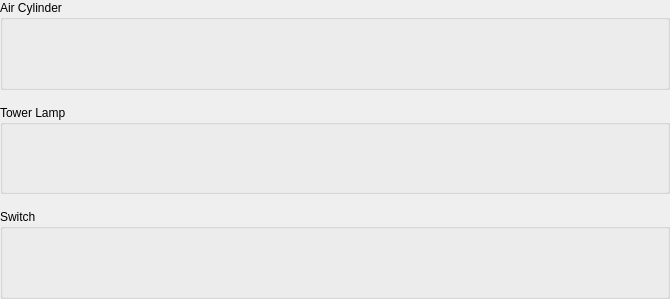
                               <widget class="QWidget" name="scrollAreaWidgetContents_3">
                                <property name="geometry">
                                 <rect>
                                  <x>0</x>
                                  <y>0</y>
                                  <width>670</width>
                                  <height>299</height>
                                 </rect>
                                </property>
                                <layout class="QVBoxLayout" name="verticalLayout_40">
                                 <property name="spacing">
                                  <number>15</number>
                                 </property>
                                 <property name="leftMargin">
                                  <number>0</number>
                                 </property>
                                 <property name="topMargin">
                                  <number>0</number>
                                 </property>
                                 <property name="rightMargin">
                                  <number>0</number>
                                 </property>
                                 <property name="bottomMargin">
                                  <number>0</number>
                                 </property>
                                 <item>
                                  <widget class="QGroupBox" name="groupBox">
                                   <property name="title">
                                    <string>Air Cylinder</string>
                                   </property>
                                  </widget>
                                 </item>
                                 <item>
                                  <widget class="QGroupBox" name="groupBox_2">
                                   <property name="title">
                                    <string>Tower Lamp</string>
                                   </property>
                                  </widget>
                                 </item>
                                 <item>
                                  <widget class="QGroupBox" name="groupBox_4">
                                   <property name="title">
                                    <string>Switch</string>
                                   </property>
                                  </widget>
                                 </item>
                                </layout>
                               </widget>
